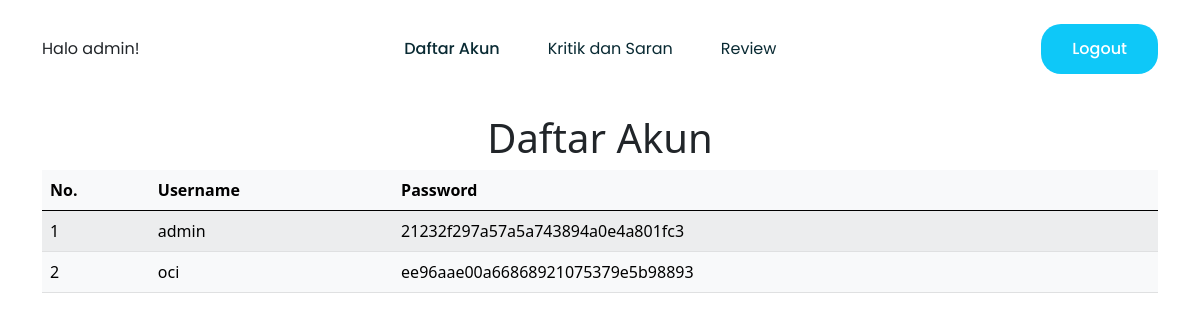
The page /homepage_admin.php (signed in) on the database its author committed.
### tables this page shows
CREATE TABLE `account` (
  `id` int(11) NOT NULL,
  `username` varchar(50) NOT NULL,
  `password` varchar(300) NOT NULL
);

### homepage_admin.php (the view, shortened to what this page needs)
<!DOCTYPE html>
  <html lang="en">
    <head>
      <link href="https://cdn.jsdelivr.net/npm/bootstrap@5.0.0-beta2/dist/css/bootstrap.min.css" rel="stylesheet">
    </head>
    <body>
        <section class="h-100 w-100 bg-white" style="box-sizing: border-box">
        <nav class="navbar-1-1 navbar navbar-expand-lg navbar-light p-4 px-md-4 mb-3 bg-body"
        style="font-family: Poppins, sans-serif">
        <div class="container">
            <div>
            Halo <?php echo $_SESSION['username'];?>!
            </div>
            <div class="collapse navbar-collapse" id="navbarTogglerDemo02">
            <ul class="navbar-nav mx-auto mb-2 mb-lg-0">
                <li class="nav-item">
                <a class="nav-link px-md-4 active" aria-current="page" href="homepage_admin.php">Daftar Akun</a>
                </li>
                <li class="nav-item">
                <a class="nav-link px-md-4" href="kritik_admin.php">Kritik dan Saran</a>
                </li>
                <li class="nav-item">
                <a class="nav-link px-md-4" href="review_admin.php">Review</a>
                </li>
            </ul>
            <div class="d-flex">
                <a class="btn btn-get-started btn-get-started-blue text-white" href="logout.php">Logout</a>
            </div>
            </div>
        </div>
        </nav>
        <div align="center">
            <h1>Daftar Akun</h1>
        </div>
        <div class="container" align="center">
            <center>
            <table class="table table-light table-striped" >
            <thead>
                <tr >
                    <th scope="col">No.</th>
                    <th scope="col">Username</th>
                    <th scope="col">Password</th>
                </tr>
            </thead>
            <tbody >
                <?php
                include 'config.php';
                $query = mysqli_query ($connection, "SELECT * from account");
                $s=1;
                while ($data=mysqli_fetch_array($query))
                {?>
                <tr>
                <td> <?php echo $s++?></td>
                <td> <?php echo $data['username'];?></td>
                <td> <?php echo $data['password'];?></td>
                </tr>
                <?php
                }
                ?>
            </tbody>
            </table>
            </center>
        </div>
    </body>
</html>

### homepage_admin.php (style rules this page uses)
.navbar-1-1.navbar-light .navbar-nav .nav-link { color: #092a33; transition: 0.3s; }
.navbar-1-1.navbar-light .navbar-nav .nav-link.active { font-weight: 500; }
.navbar-1-1 .btn-get-started { border-radius: 20px; padding: 12px 30px; font-weight: 500; }
.navbar-1-1 .btn-get-started-blue { background-color: #0ec8f8; transition: 0.3s; }

### rows shown on the page
account: username "admin", password "21232f297a57a5a743894a0e4a801fc3"
account: username "oci", password "ee96aae00a66868921075379e5b98893"

### other values the page prints
$_SESSION['username'] "admin"
